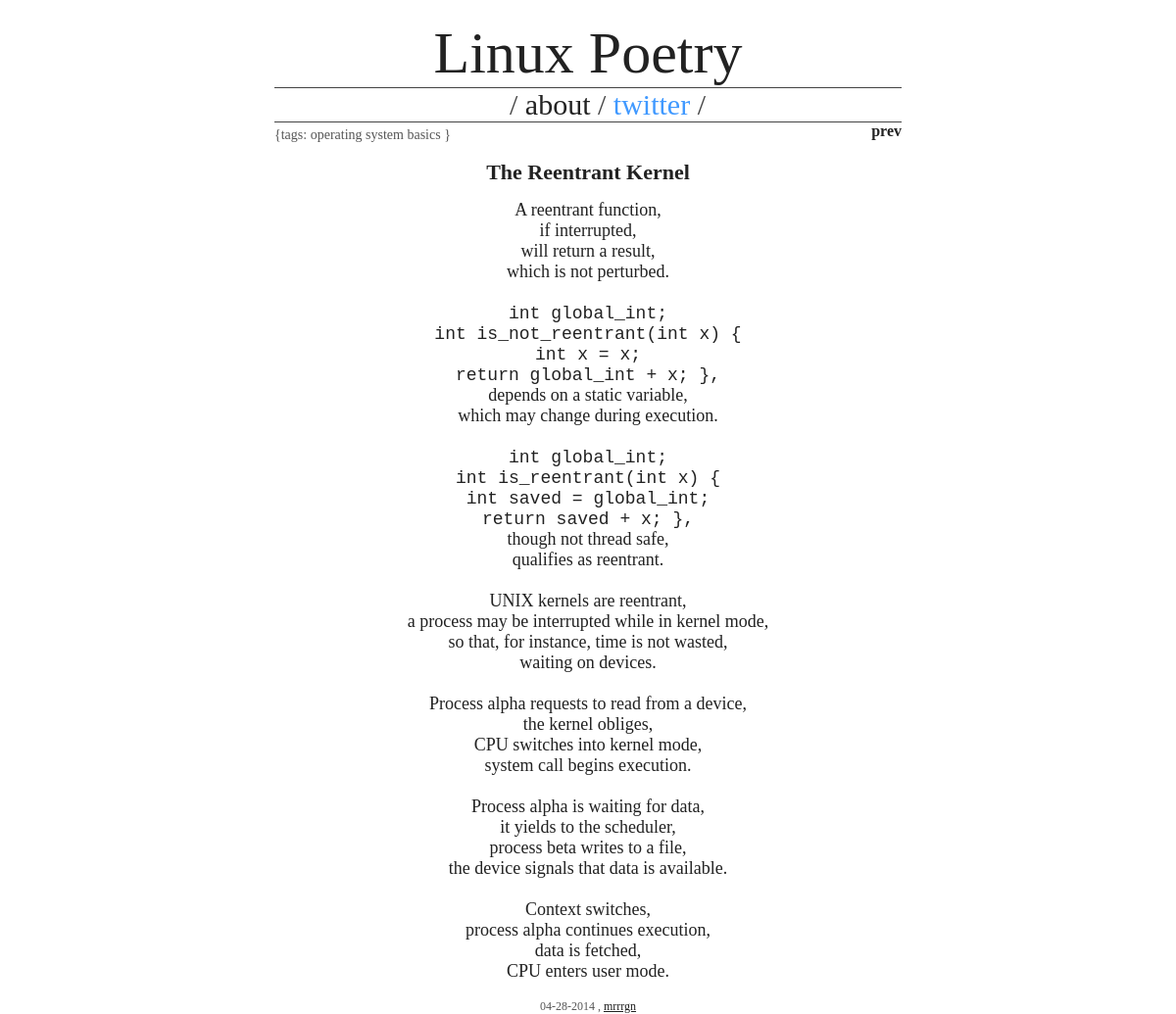
Before: / with the older database file.
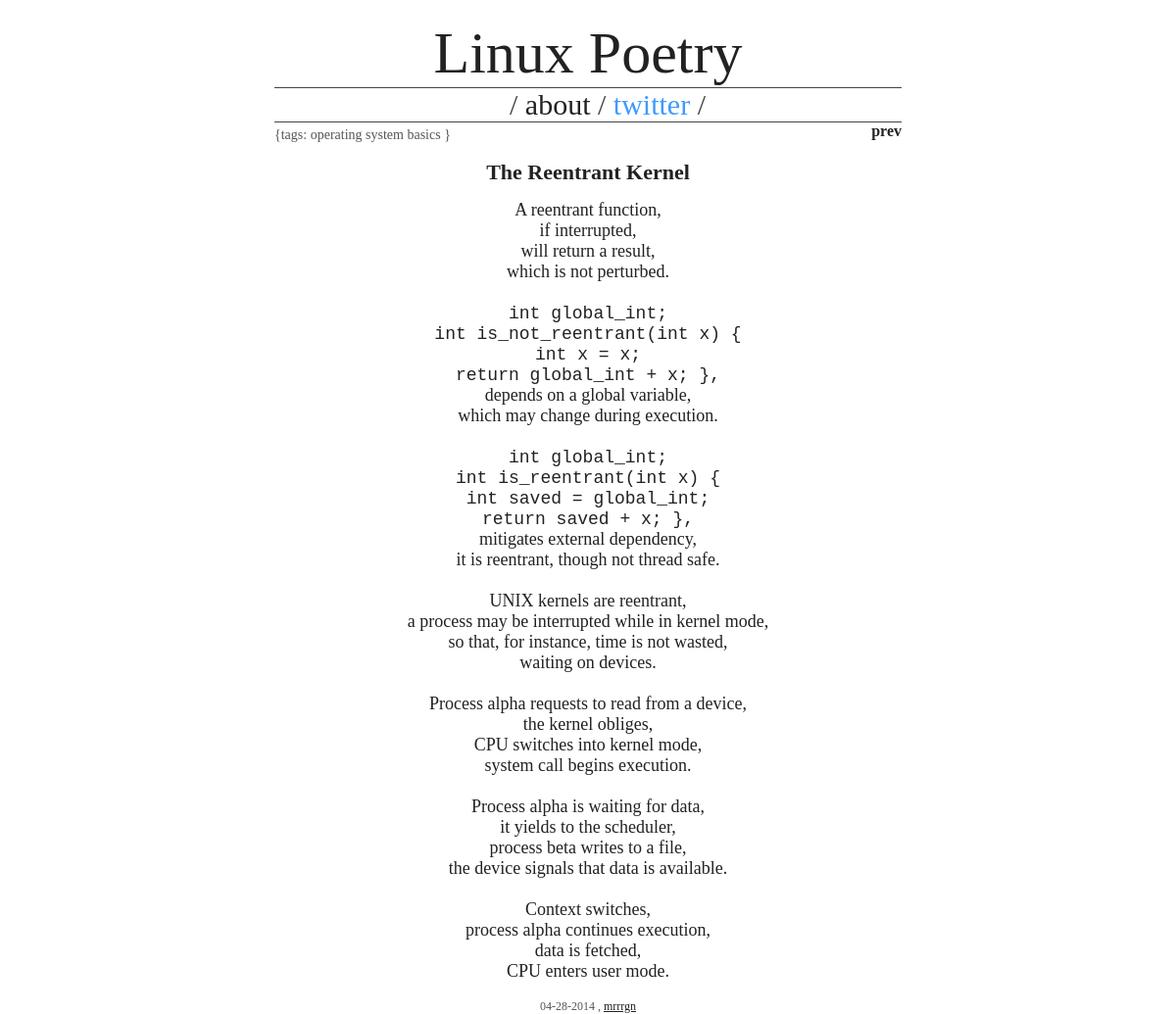
After: the same page with the newer database file.
### linuxpoetry/models.py (models this page shows, shortened)
class Post(models.Model):
    title = models.TextField()
    body = models.TextField()
    tags = models.ManyToManyField(PostTag)
    created_at = models.DateTimeField(auto_now_add=True)
    updated_at = models.DateTimeField(auto_now=True)
    @property
    def body_with_html(self):
        return str(
            self.body
        ).replace('\n', '<br/>').replace('\t', ' ').replace('\r', '')
    @property
    def tags_str(self):
        return ', '.join([tag.name for tag in self.tags.all()])

class PostTag(models.Model):
    name = models.CharField(max_length=120)
    description = models.TextField()
    cardinality = models.IntegerField(default=0)

### linuxpoetry/views.py (the view)
# urls.py: url(r'^$', views.index, name='index'),
def index(request, post_id=None):
    post = None
    next_id = None
    prev_id = None
    post_count = Post.objects.count()
    if post_count > 0:
        if not post_id:
            post = Post.objects.order_by('-created_at')[0]
        else:
            post = Post.objects.get(id=post_id)
        if post.id < post_count:
            next_id = post.id + 1
        if post.id > 1:
            prev_id = post.id - 1
    return render_to_response(
        'linuxpoetry/base.html',
        {
            'request': request,
            'post': post,
            'next_id': next_id,
            'prev_id': prev_id,
        }
    )

### templates/linuxpoetry/base.html (shortened to what this page needs)
<!DOCTYPE html>
{% autoescape off %}
<html>
  <head>
  </head>
  <body>
    <div class="primary-frame">
      <span class="headline"> Linux Poetry</span>
      <ul class="sub-headline top-nav">
        <li>/<a href="{% url "post" 1 %}"> about </a>/</li>
        <li>
          <a
            class="twitter"
            onCLick=window.open("http://www.twitter.com/linuxpoetry")>
            twitter
          </a> /
        </li>
      </ul>
      <div class="tag-frame">
        {tags: <span id="tagframe"> {% if post %} {{ post.tags_str }} {% endif %}</span>  }
      </div>
      <div class="prev-next-frame">
        <span class="prev-post">
            {% if prev_id %}
                <a href="{% url "post" prev_id %}">
                    <b>prev</b>
                </a>
            {% endif %}
        </span>
      </div>
      <br/>
      <div id="postframe" class="post-frame">
        <span class="post-title"> {% if post %} {{ post.title }} {% else %} - No Content - {% endif %} </span>
        <div class="post-body">
        {% if post %} {{ post.body_with_html }} {% endif %}
        </div>
        <span class="timestamp"> {% if post %} {{ post.updated_at|date:"m-d-Y" }} {% endif %}, <a href="http://mrrrgn.com">mrrrgn</a> </span>
      </div>
    </div>
  </body>
{% endautoescape %}
</html>

### templates/linuxpoetry/base.html (style rules this page uses)
html { height: 100%; font-family: "Big Caslon", "Book Antiqua", "Palatino Linotype", Georgia, serif; }
a { text-decoration: none; color: #222; }
.post-frame a { text-decoration: underline; }
ul.top-nav { border-top: solid 1px #444; border-bottom: solid 1px #444; list-style-type: none; margin: auto; }
ul.top-nav li { display: inline; }
.primary-frame { margin-top: 20px; margin-bottom: 0px; font-weight: normal; color: #222; width: 640px; margin-left: auto; margin-right: auto; text-align: center; }
.headline { font-size: 60px; }
.sub-headline { font-size: 30px; color: #444; }
.tag-frame { color: #555; float: left; font-size: 14px; text-align: left; margin-top: 5px; }
.prev-next-frame { float: right; }
.post-frame { width: 640px; margin-top: 20px; text-align: center; }
.post-title { color: #222; font-size: 22px; font-weight: bold; }
.post-body { font-size: 18px; margin-top: 15px; margin-bottom: 15px; }
.timestamp { font-size: 12px; color: #555; }
.twitter { color: #4099ff; }

Changed rows visible on the page:
changed Post "The Reentrant Kernel": body_with_html "…}, depends on a static variable, which may change during execution. int global_int; int is_reentrant(int x) { int saved = global_int; return saved + x; }, though not thread safe, qualifies as reentrant. UNIX kernels are reentrant,…" → "…}, depends on a global variable, which may change during execution. int global_int; int is_reentrant(int x) { int saved = global_int; return saved + x; }, mitigates external dependency, it is reentrant, though not thread safe. UNIX kernels are reentrant,…"
